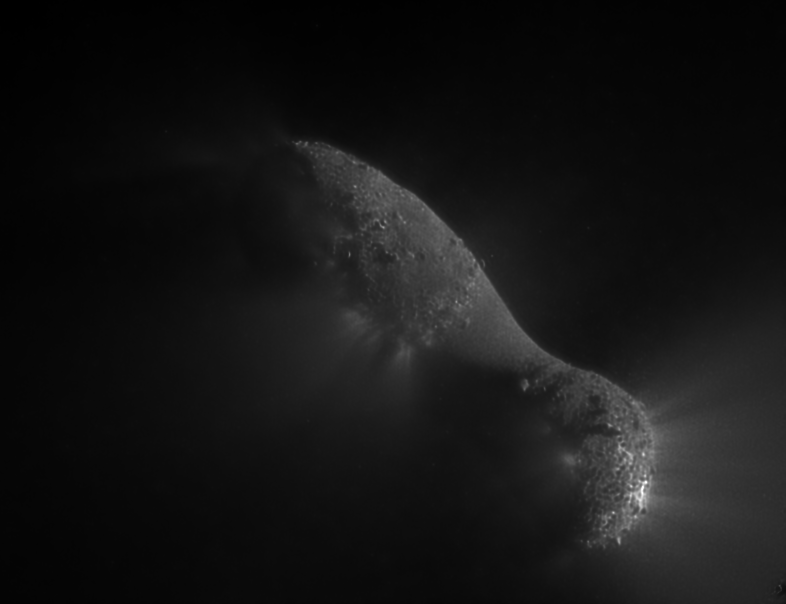
#> input picture python/7.png, 786 x 604 px
$ python DWT.py
#> lines starting #> are read from the running program, lines starting #| are printed output that depends on the picture; after the words box and inside, x2 and y2 are one past the last pixel; in counts of white or black regions, pixels touching at a corner belong together
from PIL import Image
import numpy as np

def forward_DWT(data, width, height):

    #Horizontal
    for i in range(int(height)):

        cache = np.copy(data[i, :int(width)])

        #The first index is an exception and is calculated separately
        x0 = cache[0]
        x1 = cache[1]
        x2 = cache[2]
        x4 = cache[4]
        highpass = x1 -( 9/16 * (x0 + x2) - 1/16 * (x2 + x4) + 1/2 )
        data[i, int(width / 2)] = highpass

        lowpass = x0 - ( -highpass/2 + 1/2 )
        data[i, 0] = lowpass

        for j in range(1, int(width/2) - 2):

            x0 = cache[2*j]
            x1 = cache[2*j+1]
            x2 = cache[2*j+2]
            x_2 = cache[2*j-2]
            x4 = cache[2*j+4]

            highpass = x1 -( 9/16 * (x0 + x2) - 1/16 * (x_2 + x4) + 1/2 )
            data[i, int(j + width/2)] = highpass

            lowpass = x0 - ( -(data[i, int(j-1 + width/2)]+highpass)/4 + 1/2 )
            data[i, int(j)] = lowpass


        #N-2
        x0 = cache[int(width) - 2]
        x_1 = cache[int(width) - 3]
        x_2 = cache[int(width) - 4]
        x_4 = cache[int(width) - 6]
        highpass = x_1 - ( 9/16 * (x_2 + x0) - 1/16 * (x_4 + x0) + 1/2 )
        data[i, int(width)-2] = highpass
        lowpass = x0 - ( -(data[i, int(width) - 3] + highpass)/4 + 1/2 )
        data[i, int(width/2)-1] = lowpass

        #N-1
        x0 = cache[int(width) - 1]
        x_1 = cache[int(width) - 2]
        x_3 = cache[int(width) - 4]
        highpass = x0 - ( 9/8 * x_1 - 1/8 * x_3 + 1/2 )
        data[i, int(width)-1] = highpass
        lowpass = x0 - ( -(data[i, int(width) - 2] + highpass)/4 + 1/2 )
        data[i, int(width/2)] = lowpass

    #Vertical
    for j in range(int(width)):

        cache = np.copy(data[:int(height), j])

        #The first index is an exception and is calculated separately
        x0 = cache[0]
        x1 = cache[1]
        x2 = cache[2]
        x4 = cache[4]
        highpass = x1 -( 9/16 * (x0 + x2) - 1/16 * (x2 + x4) + 1/2 )
        data[int(height/2), j] = highpass

        lowpass = x0 - ( -highpass/2 + 1/2 )
        data[0, j] = lowpass

        for i in range(1, int(height/2) - 2):

            x0 = cache[2*i]
            x1 = cache[2*i+1]
            x2 = cache[2*i+2]
            x_2 = cache[2*i-2]
            x4 = cache[2*i+4]

            highpass = x1 -( 9/16 * (x0 + x2) - 1/16 * (x_2 + x4) + 1/2 )
            data[int(i + height/2), j] = highpass

            lowpass = x0 - ( -(data[int(i-1 + height/2), j]+highpass)/4 + 1/2 )
            data[i, j] = lowpass

        #N-2
        x0 = cache[int(height) - 2]
        x_1 = cache[int(height) - 3]
        x_2 = cache[int(height) - 4]
        x_4 = cache[int(height) - 6]
        highpass = x_1 - ( 9/16 * (x_2 + x0) - 1/16 * (x_4 + x0) + 1/2 )
        data[int(height) - 2, j] = highpass
        lowpass = x0 - ( -(data[i, int(width) - 3] + highpass)/4 + 1/2 )
        data[int(height/2) - 1, j] = lowpass

        #N-1
        x0 = cache[int(height) - 1]
        x_1 = cache[int(height) - 2]
        x_3 = cache[int(height) - 4]
        highpass = x0 - ( 9/8 * x_1 - 1/8 * x_3 + 1/2 )
        data[int(height) - 1, j] = highpass
        lowpass = x0 - ( -(data[i, int(width) - 2] + highpass)/4 + 1/2 )
        data[int(height/2), j] = lowpass

if __name__ == '__main__':
    print("***DWT example***")
    img = Image.open('7.png')
#> img is the input picture: PIL image 786x604 RGB; min 0, max 255, mean 20.4
    data = np.array(img.split()[0], dtype='int32')
    img.close()

    #Padding
    width, height = img.size
#> width = 786; height = 604
    pad_width = 8 - width % 8
#> pad_width = 6
    pad_height = 8 - height % 8
#> pad_height = 4
    if pad_width > 0 or pad_height > 0:
        print("Padding image to achieve side lengths that are multiples of 8")

        #Columns
        last_column = data[:,width - 1]
#> last_column = 604 values, max 47 at index 468, min 2 at index 1, mean 23.41
        last_column = last_column.reshape(height, 1)
        for i in range(pad_width):
            data = np.hstack((data, last_column))
#> data: shape (604, 792) int32
        width = width + pad_width
#> width = 792

        #Rows
        last_row = data[height - 1, :]
#> last_row = 792 values, max 38 at index 709, min 3 at index 0, mean 14.1
        last_row = last_row.reshape(1, width)
        for i in range(pad_height):
            data = np.vstack((data, last_row))
#> data: shape (608, 792) int32
        height = height + pad_height
#> height = 608

    forward_DWT(data, width, height)
#> the loop in forward_DWT, `for i in range(int(height)): ` made 608 passes
#> (x_2, x_4) on passes 1 to 3: (3, 3), (2, 2), (2, 2)
#> after the loop in forward_DWT, `for i in range(int(height)):`:
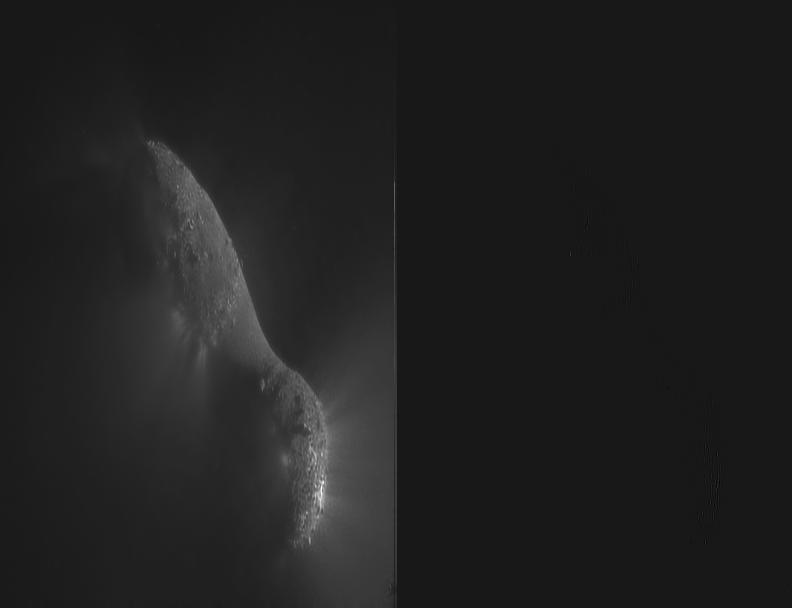
#> data: shape (608, 792) int32; min -27, max 259, mean 9.6; drawn with min black and max white
#> after the loop in forward_DWT, `for j in range(int(width)):`:
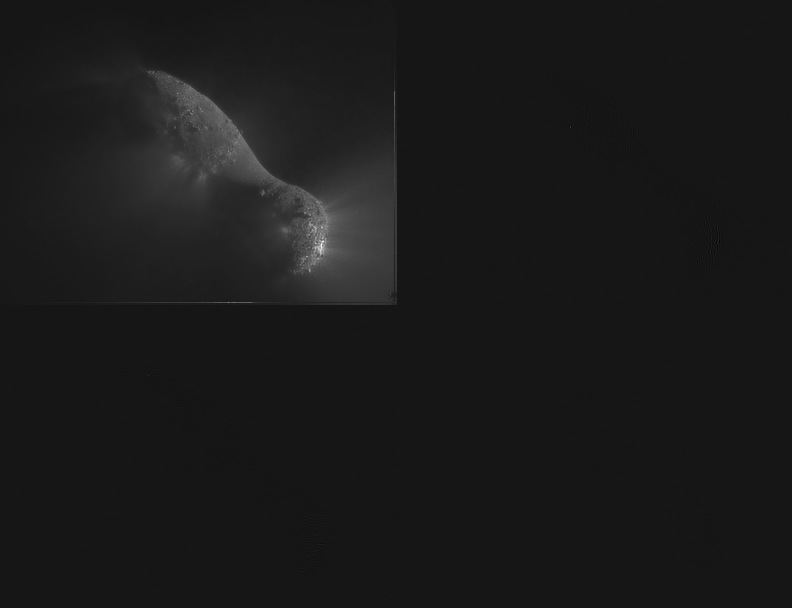
#> data: shape (608, 792) int32; min -25, max 260, mean 4.5; drawn with min black and max white
    forward_DWT(data, width/2, height/2)
#> call 2 of forward_DWT, with width = 396, height = 304
#> after the loop in forward_DWT (call 2), `for i in range(int(height)):`:
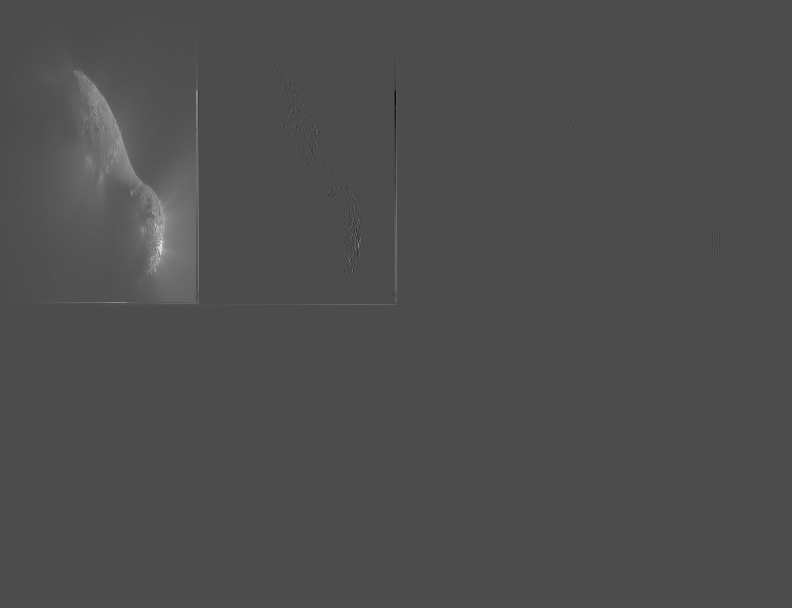
#> data: shape (608, 792) int32; min -99, max 233, mean 2.1; drawn with min black and max white
#> after the loop in forward_DWT (call 2), `for j in range(int(width)):`:
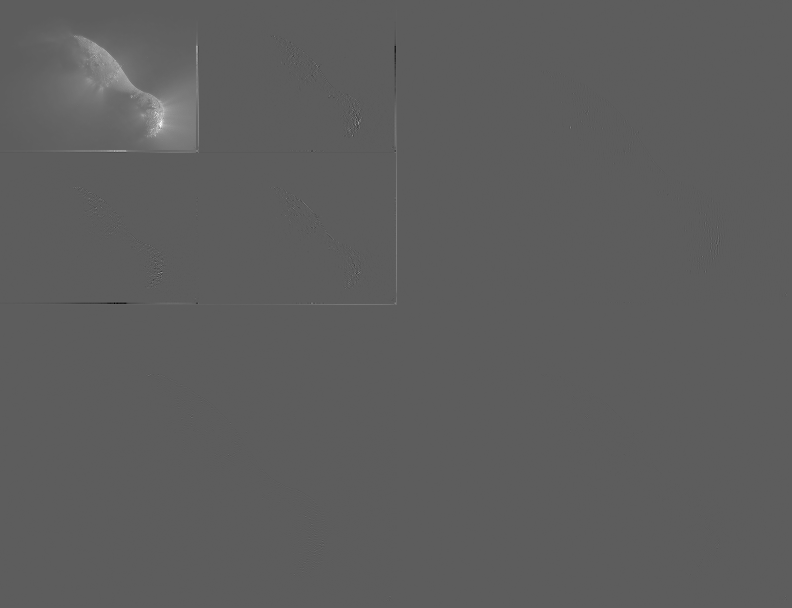
#> data: shape (608, 792) int32; 16.68% of pixels changed, all inside (x1, y1, x2, y2) = (0, 0, 396, 304); drawn with min black and max white
    forward_DWT(data, width/4, height/4)
#> call 3 of forward_DWT, with width = 198, height = 152
#> after the loop in forward_DWT (call 3), `for i in range(int(height)):`:
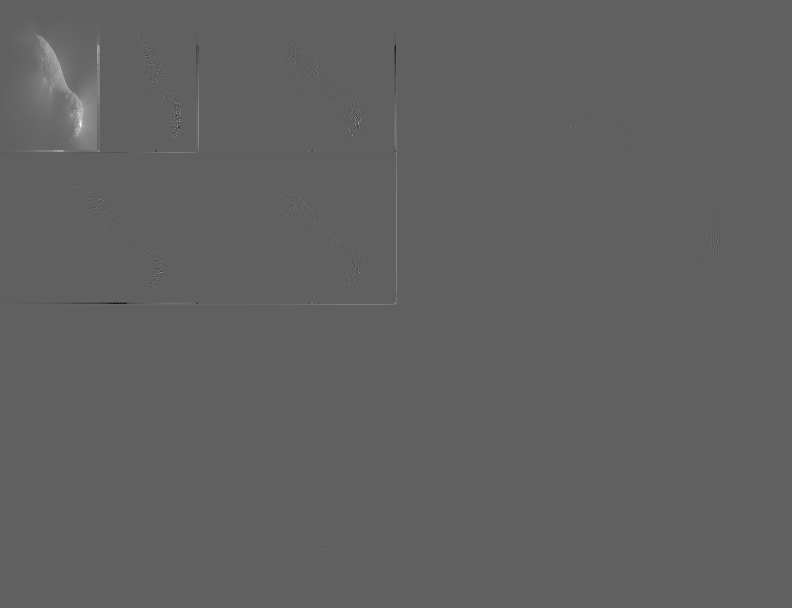
#> data: shape (608, 792) int32; 5.33% of pixels changed, all inside (x1, y1, x2, y2) = (0, 0, 198, 152); drawn with min black and max white
#> after the loop in forward_DWT (call 3), `for j in range(int(width)):`:
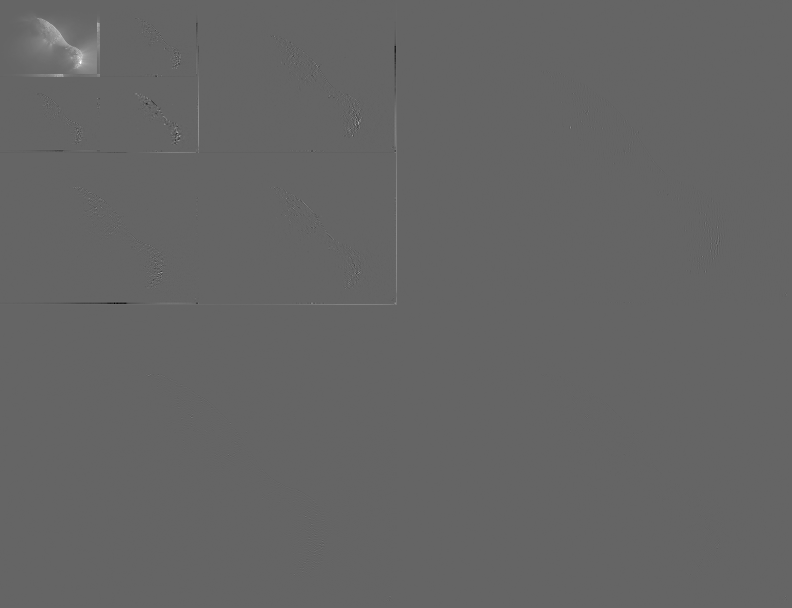
#> data: shape (608, 792) int32; 4.1% of pixels changed, all inside (x1, y1, x2, y2) = (0, 0, 198, 152); drawn with min black and max white

    img_out = Image.fromarray(data.astype('uint8'))
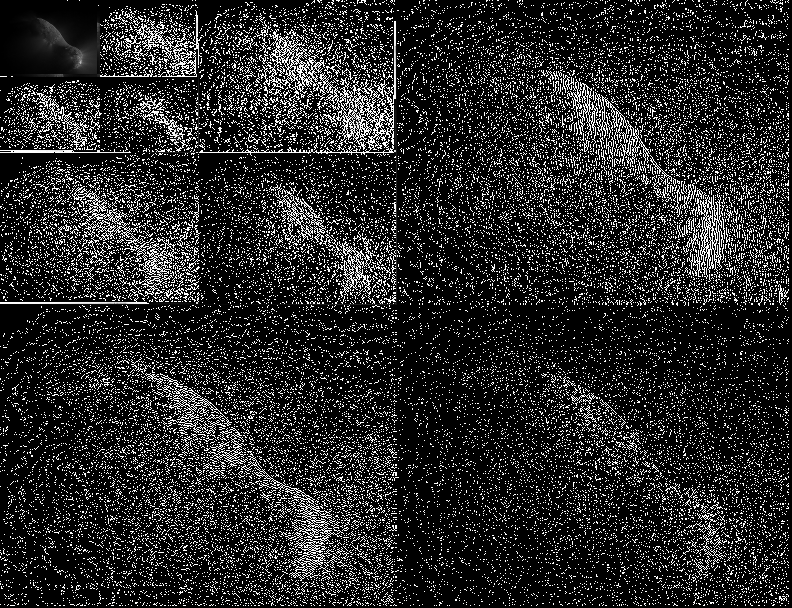
#> img_out: PIL image 792x608 L; min 0, max 255, mean 40.4
    img_out.save("output.png", format="PNG")
    #img_out.show()
